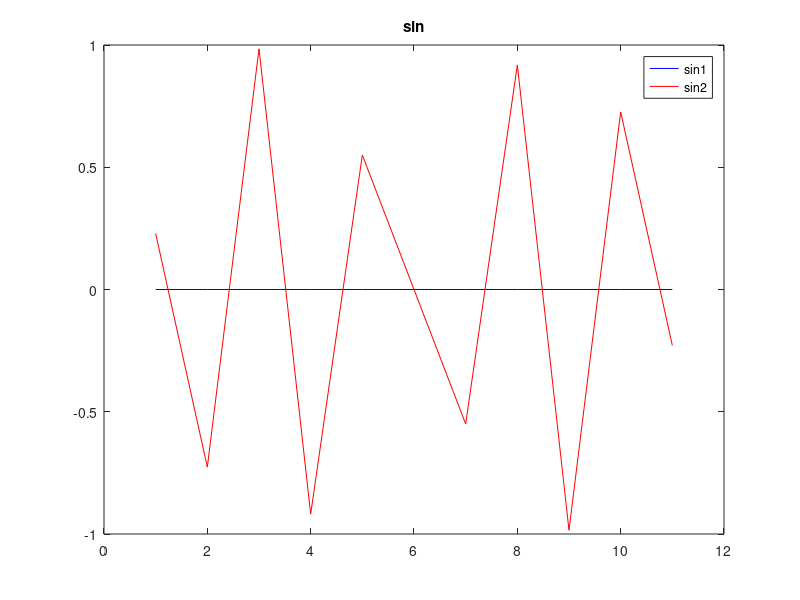
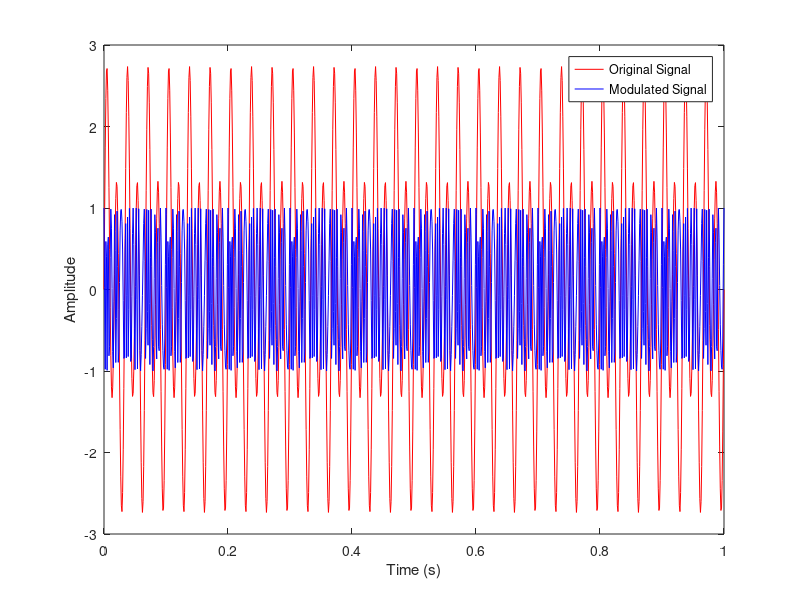

MATLAB code to generate these figures, in order:
function [] = test()

    f = 10 ;
    x = 2*pi*f*[-500 -400 -300 -200 -100 0 100 200 300 400 500 ] ;
    disp(x) ;
    y =sin(x) ;
    y2 =sinpi(x) ;
    disp("sin: ")
    disp(y) ;

    % figure;
    % plot(x , y, 'LineWidth',0.8) ;
    % xlabel('X')
    % ylabel('Val')
    % title("Value sin")

    compPlot = figure('Name', 'Sin');
    ax1 = axes('Parent', compPlot);
    plot(ax1, y, 'Color', 'blue');
    hold(ax1, 'on');
    plot(ax1, y2, 'Color', 'red');
    hold(ax1, 'off');
    title(ax1, 'sin');
    legend('sin1', 'sin2');


    % fs = 10;
    % t = 0:1/fs:1;
    % disp(t) ;
    % i = sin(2*pi*10*t) + randn(size(t))/10;
    % q = sin(2*pi*20*t) + randn(size(t))/10;
    % y = modulate(i, 70, fs, 'qam', q); % Quadrature AM

    % figure;
    % plot(y, 'LineWidth',0.8)
    % xlabel('X')
    % ylabel('Val')
    % title("Modulation")

    figure ;
    fs = 1000; % Sampling frequency
    fc = 200;  % Carrier frequency
    endTime = 1 ;
    t = (0:1/fs:endTime)'; % Time vector
    disp(0:0.1:1) ;
    x = sin(2*pi*30*t) + 2*sin(2*pi*60*t); % Message signal
    fDev = 50; % Frequency deviation
    y = makeFM(x, fc, fs, fDev); % Modulated signal
    plot(t, x, 'r', t, y, 'b');
    xlabel('Time (s)');
    ylabel('Amplitude');
    legend('Original Signal', 'Modulated Signal');


end


function [s, t] = makeFM(x, Fc, Fs, strength)
    % x: input message signal
    % Fc: carrier frequency
    % Fs: sampling frequency (must be > 2*Fc per Nyquist criterion)
    % strength: frequency deviation constant

    x = x(:);
    t = (0 : numel(x) - 1)' / Fs;
    integratedX = cumsum(x) / Fs;
    s = cos(2 * pi * (Fc * t + strength * integratedX));
end
